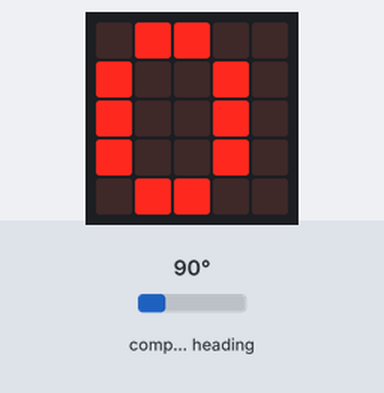
This program was run on a simulated BBC micro:bit (MakeCode). Parts: the board's 5×5 LED display. Inputs (shaded band) come from the test bench; at power-on: compass heading 90°. The compass is already calibrated.

Above: at 1.3 s.
1.4 s: compass heading set to 49°
2.9 s: compass heading set to 42°
At 4.3 s:
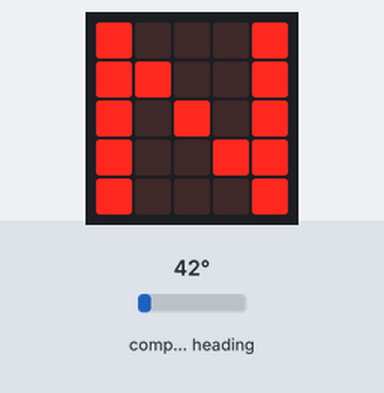
4.6 s: compass heading set to 180°
At 5.7 s:
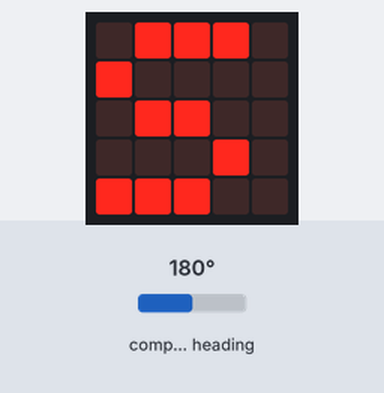
6.2 s: compass heading set to 220°
7.7 s: compass heading set to 230°
At 8.5 s:
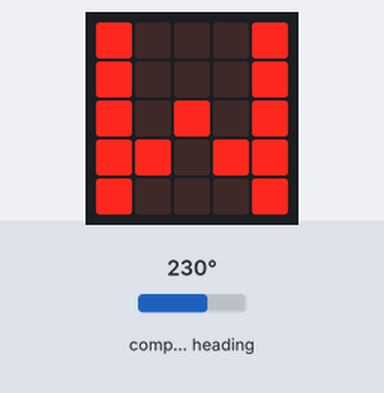
9.3 s: compass heading set to 7°
At 10.0 s:
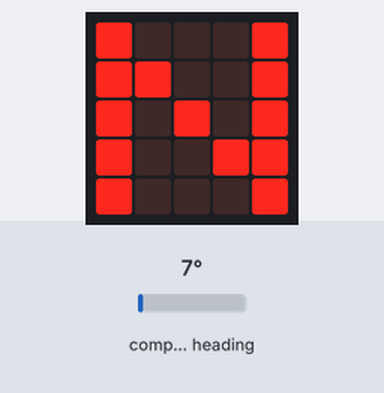
Timing chart, 0 to 11.8 s (numbered marks = the images above; inputs shaded):
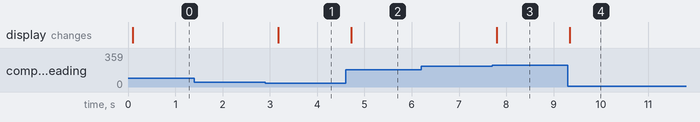

Measured:
- the behaviour switches between 45 and 44° on compass heading (found by bisection; images 0 and 1)
- the behaviour switches between 224 and 225° on compass heading (found by bisection; images 2 and 3)
- after the input at 1.4 s, every drawn part: stays the same
- after the input at 2.9 s, the display: changes after 0.28 s (image 1)
- after the input at 4.6 s, the display: changes after 0.12 s (image 2)
- after the input at 6.2 s, every drawn part: stays the same
- after the input at 7.7 s, the display: changes after 0.10 s (image 3)
- after the input at 9.3 s, the display: changes at once (image 4)

The program:

main.ts
```typescript
let Grad = 0
input.calibrateCompass()
basic.forever(function () {
    Grad = input.compassHeading()
    if (Grad > 315 || Grad < 45) {
        basic.showString("N")
    } else if (Grad < 135) {
        basic.showString("O")
    } else if (Grad < 225) {
        basic.showString("S")
    } else {
        basic.showString("W")
    }
})
```

test.ts
```typescript
// Hier kann man Tests durchführen; diese Datei wird nicht kompiliert, wenn dieses Paket als Erweiterung verwendet wird.
```
